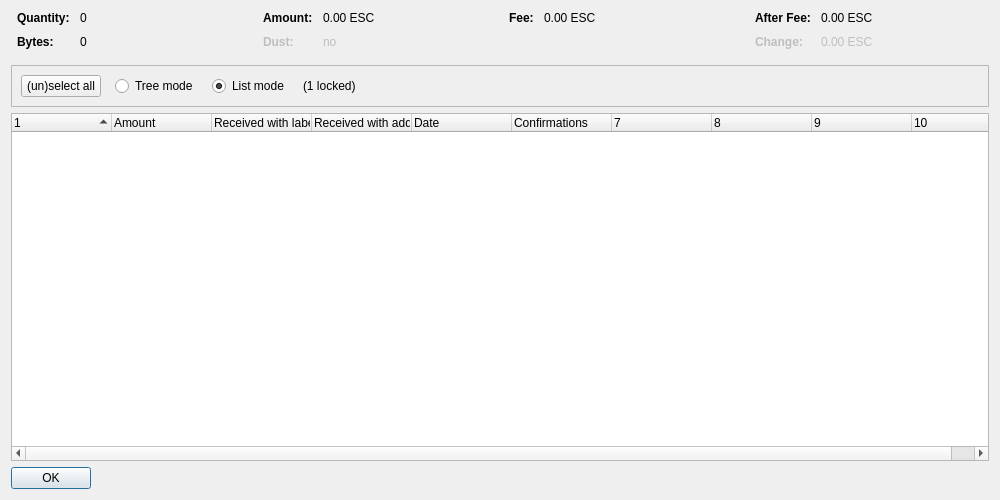
<?xml version="1.0" encoding="UTF-8"?>
<ui version="4.0">
 <class>CoinControlDialog</class>
 <widget class="QDialog" name="CoinControlDialog">
  <property name="geometry">
   <rect>
    <x>0</x>
    <y>0</y>
    <width>1000</width>
    <height>500</height>
   </rect>
  </property>
  <property name="windowTitle">
   <string>Coin Selection</string>
  </property>
  <layout class="QVBoxLayout" name="verticalLayout">
   <item>
    <layout class="QHBoxLayout" name="horizontalLayoutTop" stretch="0,0,0,0">
     <property name="topMargin">
      <number>0</number>
     </property>
     <property name="bottomMargin">
      <number>10</number>
     </property>
     <item>
      <layout class="QFormLayout" name="formLayoutCoinControl1">
       <property name="horizontalSpacing">
        <number>10</number>
       </property>
       <property name="verticalSpacing">
        <number>10</number>
       </property>
       <property name="leftMargin">
        <number>6</number>
       </property>
       <property name="rightMargin">
        <number>6</number>
       </property>
       <item row="0" column="0">
        <widget class="QLabel" name="labelCoinControlQuantityText">
         <property name="font">
          <font>
           <weight>75</weight>
           <bold>true</bold>
          </font>
         </property>
         <property name="text">
          <string>Quantity:</string>
         </property>
        </widget>
       </item>
       <item row="0" column="1">
        <widget class="QLabel" name="labelCoinControlQuantity">
         <property name="cursor">
          <cursorShape>IBeamCursor</cursorShape>
         </property>
         <property name="contextMenuPolicy">
          <enum>Qt::ActionsContextMenu</enum>
         </property>
         <property name="text">
          <string notr="true">0</string>
         </property>
         <property name="textInteractionFlags">
          <set>Qt::LinksAccessibleByMouse|Qt::TextSelectableByKeyboard|Qt::TextSelectableByMouse</set>
         </property>
        </widget>
       </item>
       <item row="1" column="0">
        <widget class="QLabel" name="labelCoinControlBytesText">
         <property name="font">
          <font>
           <weight>75</weight>
           <bold>true</bold>
          </font>
         </property>
         <property name="text">
          <string>Bytes:</string>
         </property>
        </widget>
       </item>
       <item row="1" column="1">
        <widget class="QLabel" name="labelCoinControlBytes">
         <property name="cursor">
          <cursorShape>IBeamCursor</cursorShape>
         </property>
         <property name="contextMenuPolicy">
          <enum>Qt::ActionsContextMenu</enum>
         </property>
         <property name="text">
          <string notr="true">0</string>
         </property>
         <property name="textInteractionFlags">
          <set>Qt::LinksAccessibleByMouse|Qt::TextSelectableByKeyboard|Qt::TextSelectableByMouse</set>
         </property>
        </widget>
       </item>
      </layout>
     </item>
     <item>
      <layout class="QFormLayout" name="formLayoutCoinControl2">
       <property name="horizontalSpacing">
        <number>10</number>
       </property>
       <property name="verticalSpacing">
        <number>10</number>
       </property>
       <property name="leftMargin">
        <number>6</number>
       </property>
       <property name="rightMargin">
        <number>6</number>
       </property>
       <item row="0" column="0">
        <widget class="QLabel" name="labelCoinControlAmountText">
         <property name="font">
          <font>
           <weight>75</weight>
           <bold>true</bold>
          </font>
         </property>
         <property name="text">
          <string>Amount:</string>
         </property>
        </widget>
       </item>
       <item row="0" column="1">
        <widget class="QLabel" name="labelCoinControlAmount">
         <property name="cursor">
          <cursorShape>IBeamCursor</cursorShape>
         </property>
         <property name="contextMenuPolicy">
          <enum>Qt::ActionsContextMenu</enum>
         </property>
         <property name="text">
          <string notr="true">0.00 ESC</string>
         </property>
         <property name="textInteractionFlags">
          <set>Qt::LinksAccessibleByMouse|Qt::TextSelectableByKeyboard|Qt::TextSelectableByMouse</set>
         </property>
        </widget>
       </item>
       <item row="1" column="0">
        <widget class="QLabel" name="labelCoinControlLowOutputText">
         <property name="enabled">
          <bool>false</bool>
         </property>
         <property name="font">
          <font>
           <weight>75</weight>
           <bold>true</bold>
          </font>
         </property>
         <property name="text">
          <string>Dust:</string>
         </property>
        </widget>
       </item>
       <item row="1" column="1">
        <widget class="QLabel" name="labelCoinControlLowOutput">
         <property name="enabled">
          <bool>false</bool>
         </property>
         <property name="cursor">
          <cursorShape>IBeamCursor</cursorShape>
         </property>
         <property name="contextMenuPolicy">
          <enum>Qt::ActionsContextMenu</enum>
         </property>
         <property name="text">
          <string notr="true">no</string>
         </property>
         <property name="textInteractionFlags">
          <set>Qt::LinksAccessibleByMouse|Qt::TextSelectableByKeyboard|Qt::TextSelectableByMouse</set>
         </property>
        </widget>
       </item>
      </layout>
     </item>
     <item>
      <layout class="QFormLayout" name="formLayoutCoinControl3">
       <property name="horizontalSpacing">
        <number>10</number>
       </property>
       <property name="verticalSpacing">
        <number>10</number>
       </property>
       <property name="leftMargin">
        <number>6</number>
       </property>
       <property name="rightMargin">
        <number>6</number>
       </property>
       <item row="0" column="0">
        <widget class="QLabel" name="labelCoinControlFeeText">
         <property name="font">
          <font>
           <weight>75</weight>
           <bold>true</bold>
          </font>
         </property>
         <property name="text">
          <string>Fee:</string>
         </property>
        </widget>
       </item>
       <item row="0" column="1">
        <widget class="QLabel" name="labelCoinControlFee">
         <property name="cursor">
          <cursorShape>IBeamCursor</cursorShape>
         </property>
         <property name="contextMenuPolicy">
          <enum>Qt::ActionsContextMenu</enum>
         </property>
         <property name="text">
          <string notr="true">0.00 ESC</string>
         </property>
         <property name="textInteractionFlags">
          <set>Qt::LinksAccessibleByMouse|Qt::TextSelectableByKeyboard|Qt::TextSelectableByMouse</set>
         </property>
        </widget>
       </item>
      </layout>
     </item>
     <item>
      <layout class="QFormLayout" name="formLayoutCoinControl4">
       <property name="horizontalSpacing">
        <number>10</number>
       </property>
       <property name="verticalSpacing">
        <number>10</number>
       </property>
       <property name="leftMargin">
        <number>6</number>
       </property>
       <property name="rightMargin">
        <number>6</number>
       </property>
       <item row="0" column="0">
        <widget class="QLabel" name="labelCoinControlAfterFeeText">
         <property name="font">
          <font>
           <weight>75</weight>
           <bold>true</bold>
          </font>
         </property>
         <property name="text">
          <string>After Fee:</string>
         </property>
        </widget>
       </item>
       <item row="0" column="1">
        <widget class="QLabel" name="labelCoinControlAfterFee">
         <property name="cursor">
          <cursorShape>IBeamCursor</cursorShape>
         </property>
         <property name="contextMenuPolicy">
          <enum>Qt::ActionsContextMenu</enum>
         </property>
         <property name="text">
          <string notr="true">0.00 ESC</string>
         </property>
         <property name="textInteractionFlags">
          <set>Qt::LinksAccessibleByMouse|Qt::TextSelectableByKeyboard|Qt::TextSelectableByMouse</set>
         </property>
        </widget>
       </item>
       <item row="1" column="0">
        <widget class="QLabel" name="labelCoinControlChangeText">
         <property name="enabled">
          <bool>false</bool>
         </property>
         <property name="font">
          <font>
           <weight>75</weight>
           <bold>true</bold>
          </font>
         </property>
         <property name="text">
          <string>Change:</string>
         </property>
        </widget>
       </item>
       <item row="1" column="1">
        <widget class="QLabel" name="labelCoinControlChange">
         <property name="enabled">
          <bool>false</bool>
         </property>
         <property name="cursor">
          <cursorShape>IBeamCursor</cursorShape>
         </property>
         <property name="contextMenuPolicy">
          <enum>Qt::ActionsContextMenu</enum>
         </property>
         <property name="text">
          <string notr="true">0.00 ESC</string>
         </property>
         <property name="textInteractionFlags">
          <set>Qt::LinksAccessibleByMouse|Qt::TextSelectableByKeyboard|Qt::TextSelectableByMouse</set>
         </property>
        </widget>
       </item>
      </layout>
     </item>
    </layout>
   </item>
   <item>
    <widget class="QFrame" name="frame">
     <property name="minimumSize">
      <size>
       <width>0</width>
       <height>40</height>
      </size>
     </property>
     <property name="frameShape">
      <enum>QFrame::StyledPanel</enum>
     </property>
     <property name="frameShadow">
      <enum>QFrame::Sunken</enum>
     </property>
     <layout class="QHBoxLayout" name="horizontalLayout">
      <item>
       <layout class="QHBoxLayout" name="horizontalLayoutPanel" stretch="0,0,0,0,0">
        <property name="spacing">
         <number>14</number>
        </property>
        <item>
         <widget class="QPushButton" name="pushButtonSelectAll">
          <property name="sizePolicy">
           <sizepolicy hsizetype="Maximum" vsizetype="Fixed">
            <horstretch>0</horstretch>
            <verstretch>0</verstretch>
           </sizepolicy>
          </property>
          <property name="text">
           <string>(un)select all</string>
          </property>
          <property name="autoDefault">
           <bool>false</bool>
          </property>
         </widget>
        </item>
        <item>
         <widget class="QRadioButton" name="radioTreeMode">
          <property name="sizePolicy">
           <sizepolicy hsizetype="Maximum" vsizetype="Fixed">
            <horstretch>0</horstretch>
            <verstretch>0</verstretch>
           </sizepolicy>
          </property>
          <property name="text">
           <string>Tree mode</string>
          </property>
         </widget>
        </item>
        <item>
         <widget class="QRadioButton" name="radioListMode">
          <property name="sizePolicy">
           <sizepolicy hsizetype="Maximum" vsizetype="Fixed">
            <horstretch>0</horstretch>
            <verstretch>0</verstretch>
           </sizepolicy>
          </property>
          <property name="text">
           <string>List mode</string>
          </property>
          <property name="checked">
           <bool>true</bool>
          </property>
         </widget>
        </item>
        <item>
         <widget class="QLabel" name="labelLocked">
          <property name="text">
           <string notr="true">(1 locked)</string>
          </property>
         </widget>
        </item>
        <item>
         <spacer name="horizontalSpacer">
          <property name="orientation">
           <enum>Qt::Horizontal</enum>
          </property>
          <property name="sizeHint" stdset="0">
           <size>
            <width>40</width>
            <height>20</height>
           </size>
          </property>
         </spacer>
        </item>
       </layout>
      </item>
     </layout>
    </widget>
   </item>
   <item>
    <widget class="CoinControlTreeWidget" name="treeWidget">
     <property name="contextMenuPolicy">
      <enum>Qt::CustomContextMenu</enum>
     </property>
     <property name="sortingEnabled">
      <bool>false</bool>
     </property>
     <property name="columnCount">
      <number>10</number>
     </property>
     <attribute name="headerShowSortIndicator" stdset="0">
      <bool>true</bool>
     </attribute>
     <attribute name="headerStretchLastSection">
      <bool>false</bool>
     </attribute>
     <column>
      <property name="text">
       <string/>
      </property>
     </column>
     <column>
      <property name="text">
       <string>Amount</string>
      </property>
     </column>
     <column>
      <property name="text">
       <string>Received with label</string>
      </property>
     </column>
     <column>
      <property name="text">
       <string>Received with address</string>
      </property>
     </column>
     <column>
      <property name="text">
       <string>Date</string>
      </property>
     </column>
     <column>
      <property name="text">
       <string>Confirmations</string>
      </property>
      <property name="toolTip">
       <string>Confirmed</string>
      </property>
     </column>
     <column>
      <property name="text">
       <string/>
      </property>
     </column>
     <column>
      <property name="text">
       <string/>
      </property>
     </column>
     <column>
      <property name="text">
       <string/>
      </property>
     </column>
     <column>
      <property name="text">
       <string/>
      </property>
     </column>
    </widget>
   </item>
   <item>
    <widget class="QDialogButtonBox" name="buttonBox">
     <property name="sizePolicy">
      <sizepolicy hsizetype="Maximum" vsizetype="Fixed">
       <horstretch>0</horstretch>
       <verstretch>0</verstretch>
      </sizepolicy>
     </property>
     <property name="orientation">
      <enum>Qt::Horizontal</enum>
     </property>
     <property name="standardButtons">
      <set>QDialogButtonBox::Ok</set>
     </property>
    </widget>
   </item>
  </layout>
 </widget>
 <customwidgets>
  <customwidget>
   <class>CoinControlTreeWidget</class>
   <extends>QTreeWidget</extends>
   <header>qt/coincontroltreewidget.h</header>
  </customwidget>
 </customwidgets>
 <resources/>
 <connections/>
</ui>
